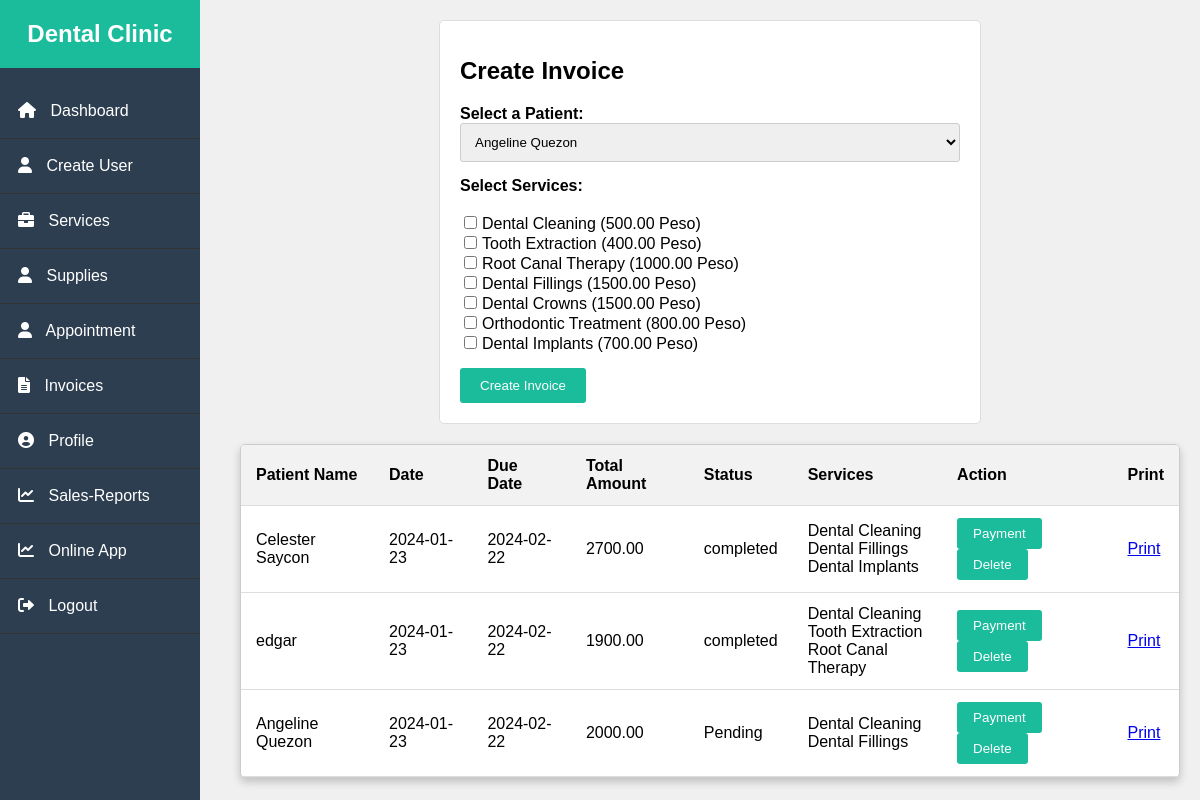
The page /admininvoices.php on the database its author committed.
### tables this page shows
CREATE TABLE `services` (
  `id` int(11) NOT NULL,
  `name` varchar(255) NOT NULL,
  `price` decimal(10,2) NOT NULL
);

CREATE TABLE `invoices` (
  `id` int(11) NOT NULL,
  `fullname` varchar(255) DEFAULT NULL,
  `date` date DEFAULT NULL,
  `due_date` date DEFAULT NULL,
  `total_amount` decimal(10,2) DEFAULT NULL,
  `status` varchar(50) DEFAULT NULL,
  `prescription` varchar(255) DEFAULT NULL,
  `patient_id` int(11) DEFAULT NULL,
  `service` varchar(255) DEFAULT NULL
);

CREATE TABLE `patients` (
  `id` int(11) NOT NULL,
  `fullname` varchar(255) NOT NULL,
  `email` varchar(255) NOT NULL,
  `contact` varchar(50) NOT NULL,
  `services` varchar(255) NOT NULL,
  `doctor` varchar(255) NOT NULL,
  `datetime` datetime NOT NULL
);

### admininvoices.php (the view, shortened to what this page needs)
<!DOCTYPE html>
<html lang="en">
<head>
    <link rel="stylesheet" href="https://cdnjs.cloudflare.com/ajax/libs/font-awesome/6.0.0/css/all.min.css">
</head>
<body>
<?php
        include 'sidebar.php';
        ?>
<div class="content">
    <div class="form-container">
        <h1>Create Invoice</h1>
        <form action="your_save_to_db_script.php" method="POST">
            <div class="form-group">
                <label for="patient" class="form-label">Select a Patient:</label>
                <select name="patient" id="patient" class="form-select">
                    <?php
                    include 'sad/db.php';
                    $sql = "SELECT * FROM patients";
                    $result = mysqli_query($conn, $sql);
                    if ($result && mysqli_num_rows($result) > 0) {
                        while ($row = mysqli_fetch_assoc($result)) {
                            $patientId = $row['id'];
                            $patientFullName = $row['fullname'];
                            echo "<option value='$patientId'>$patientFullName</option>";
                        }
                    } else {
                        echo "<option value=''>No patients found</option>";
                    }
                    ?>
                </select>
            </div>
            <div class="form-group">
                <label class="form-label">Select Services:</label><br>
                <?php
                include 'sad/db.php';
                $sqlServices = "SELECT * FROM services";
                $resultServices = mysqli_query($conn, $sqlServices);
                if ($resultServices && mysqli_num_rows($resultServices) > 0) {
                    while ($rowServices = mysqli_fetch_assoc($resultServices)) {
                        $serviceId = $rowServices['id'];
                        $serviceName = $rowServices['name'];
                        $servicePrice = $rowServices['price'];
                        echo "<input type='checkbox' name='services[]' value='$serviceId' class='form-checkbox'>$serviceName ($servicePrice Peso)<br>";
                    }
                } else {
                    echo "No services found";
                }
                ?>
            </div>
            <button type="submit" class="form-button">Create Invoice</button>
        </form>
    </div>
    <div class="invoice-table">
    <table>
        <thead>
            <tr>
                <th>Patient Name</th>
                <th>Date</th>
                <th>Due Date</th>
                <th>Total Amount</th>
                <th>Status</th>
                <th>Services</th>
                <th>Action</th>
                <th>Print</th>
            </tr>
        </thead>
        <tbody>
            <?php
            include 'sad/db.php';
            $sql = "SELECT i.id, i.patient_id, i.date, i.due_date, i.total_amount, i.status, i.service, p.fullname FROM invoices i
                    INNER JOIN patients p ON i.patient_id = p.id";
            $result = mysqli_query($conn, $sql);
            if ($result && mysqli_num_rows($result) > 0) {
                while ($row = mysqli_fetch_assoc($result)) {
                    echo "<tr>";
                    echo "<td>" . $row['fullname'] . "</td>";
                    echo "<td>" . $row['date'] . "</td>";
                    echo "<td>" . $row['due_date'] . "</td>";
                    echo "<td>" . $row['total_amount'] . "</td>";
                    echo "<td>" . $row['status'] . "</td>";
                    echo "<td>";
                    $serviceIds = explode(",", $row['service']);
                    foreach ($serviceIds as $serviceId) {
                        $sqlServiceName = "SELECT name FROM services WHERE id = $serviceId";
                        $resultServiceName = mysqli_query($conn, $sqlServiceName);
                        if ($resultServiceName && mysqli_num_rows($resultServiceName) > 0) {
                            $serviceName = mysqli_fetch_assoc($resultServiceName)['name'];
                            echo $serviceName . "<br>";
                        }
                    }
                    echo "</td>";
                    echo "<td>";
                    echo "<form method='POST'>";
                    echo "<button type='submit' name='payment'>Payment</button>";
                    echo "<button type='submit' name='delete'>Delete</button>";
                    echo "</form>";
                    echo "</td>";
                    echo "<td><a href='print_invoice.php?invoice_id=" . $row['id'] . "' target='_blank'>Print</a></td>";
                    echo "</tr>";
                }
            } else {
                echo "<tr><td colspan='8'>No invoices found</td></tr>";
            }
            ?>
        </tbody>
    </table>
</div>
</body>
</html>

### admininvoices.php (style rules this page uses)
body { font-family: 'Arial', sans-serif; margin: 0; padding: 0; background: #f0f0f0; }
.content { margin-left: 220px; padding: 20px; }
.form-container { background-color: #fff; border: 1px solid #ddd; padding: 20px; max-width: 500px; margin: 0 auto; border-radius: 5px; }
.form-container h1 { font-size: 24px; margin-bottom: 20px; }
.form-group { margin-bottom: 15px; }
.form-label { font-weight: bold; display: block; }
.form-select { width: 100%; padding: 10px; border: 1px solid #ccc; border-radius: 3px; outline: none; }
.form-checkbox { margin-right: 5px; }
.form-button { background-color: #1abc9c; color: #fff; padding: 10px 20px; border: none; border-radius: 3px; cursor: pointer; }
.invoice-table { border: 1px solid #ccc; background-color: #fff; box-shadow: 0 4px 8px rgba(0, 0, 0, 0.2); border-radius: 5px; margin-top: 20px; overflow-x: auto; }
.invoice-table table { width: 100%; border-collapse: collapse; }
.invoice-table th, .invoice-table td { padding: 12px 15px; text-align: left; border-bottom: 1px solid #ddd; }
.invoice-table th { background-color: #f2f2f2; font-weight: bold; }
.invoice-table button { background-color: #1abc9c; color: #fff; padding: 8px 16px; border: none; border-radius: 3px; cursor: pointer; margin-right: 5px; }

### rows shown on the page
services: name "Dental Cleaning", price "500.00"
services: name "Tooth Extraction", price "400.00"
services: name "Root Canal Therapy", price "1000.00"
services: name "Dental Fillings", price "1500.00"
services: name "Dental Crowns", price "1500.00"
services: name "Orthodontic Treatment", price "800.00"
services: name "Dental Implants", price "700.00"
invoices: patient.fullname "Celester Saycon", date "2024-01-23", due_date "2024-02-22", total_amount "2700.00", status "completed"
invoices: patient.fullname "edgar", date "2024-01-23", due_date "2024-02-22", total_amount "1900.00", status "completed"
invoices: patient.fullname "Angeline Quezon", date "2024-01-23", due_date "2024-02-22", total_amount "2000.00", status "Pending"

### other values the page prints
form field patient "Angeline Quezon"
